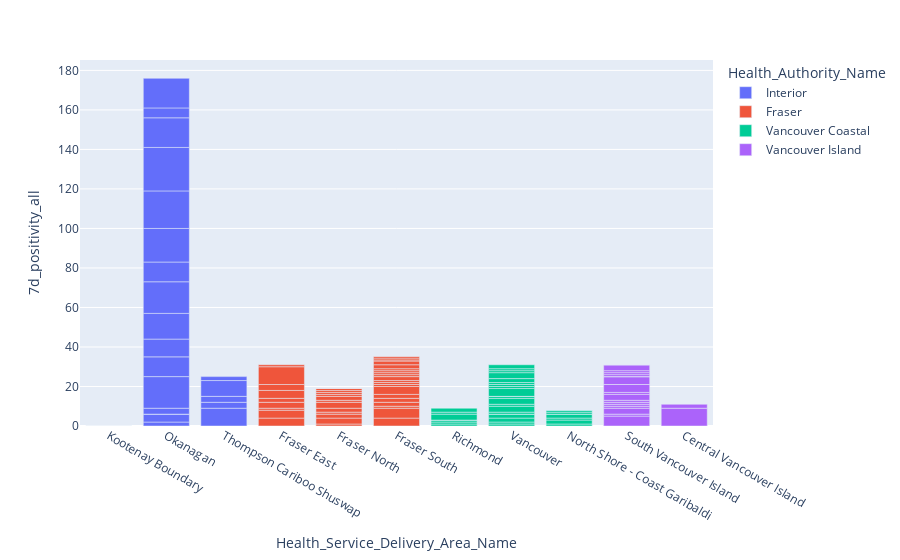

Source (notebook cell):
### Code cell
px.bar(CHSA_1,
       x= 'Health_Service_Delivery_Area_Name',
       y= '7d_positivity_all',
        color = 'Health_Authority_Name')

### Figure 1 — Plotly figure (JSON) as saved in the notebook; plotly's stock layout.template omitted (floating-point values rounded to 4 significant figures)
{"data": [{"alignmentgroup": "True", "hovertemplate": "Health_Authority_Name=Interior<br>Health_Service_Delivery_Area_Name=%{x}<br>7d_positivity_all=%{y}<extra></extra>", "legendgroup": "Interior", "marker": {"color": "#636efa", "pattern": {"shape": ""}}, "name": "Interior", "offsetgroup": "Interior", "orientation": "v", "showlegend": true, "textposition": "auto", "type": "bar", "x": ["Kootenay Boundary", "Kootenay Boundary", "Okanagan", "Okanagan", "Okanagan", "Okanagan", "Okanagan", "Okanagan", "Okanagan", "Okanagan", "Okanagan", "Okanagan", "Okanagan", "Okanagan", "Okanagan", "Okanagan", "Okanagan", "Okanagan", "Thompson Cariboo Shuswap", "Thompson Cariboo Shuswap", "Thompson Cariboo Shuswap", "Thompson Cariboo Shuswap", "Thompson Cariboo Shuswap"], "xaxis": "x", "y": [0, 0, 2, 4, 0, 3, 16, 10, 9, 13, 16, 10, 17, 19, 22, 15, 5, 15, 9, 3, 3, 8, 2], "yaxis": "y"}, {"alignmentgroup": "True", "hovertemplate": "Health_Authority_Name=Fraser<br>Health_Service_Delivery_Area_Name=%{x}<br>7d_positivity_all=%{y}<extra></extra>", "legendgroup": "Fraser", "marker": {"color": "#EF553B", "pattern": {"shape": ""}}, "name": "Fraser", "offsetgroup": "Fraser", "orientation": "v", "showlegend": true, "textposition": "auto", "type": "bar", "x": ["Fraser East", "Fraser East", "Fraser East", "Fraser East", "Fraser East", "Fraser East", "Fraser East", "Fraser East", "Fraser East", "Fraser North", "Fraser North", "Fraser North", "Fraser North", "Fraser North", "Fraser North", "Fraser North", "Fraser North", "Fraser North", "Fraser North", "Fraser North", "Fraser North", "Fraser North", "Fraser South", "Fraser South", "Fraser South", "Fraser South", "Fraser South", "Fraser South", "Fraser South", "Fraser South", "Fraser South", "Fraser South", "Fraser South", "Fraser South", "Fraser South", "Fraser South", "Fraser South", "Fraser South", "Fraser South", "Fraser South", "Fraser South", "Fraser South"], "xaxis": "x", "y": [4, 4, 1, 3, 2, 4, 3, 9, 1, 1, 3, 2, 1, 2, 3, 1, 2, 1, 1, 1, 1, 0, 4, 5, 1, 2, 2, 2, 4, 1, 1, 1, 2, 1, 1, 1, 1, 2, 2, 0, 1, 1], "yaxis": "y"}, {"alignmentgroup": "True", "hovertemplate": "Health_Authority_Name=Vancouver Coastal<br>Health_Service_Delivery_Area_Name=%{x}<br>7d_positivity_all=%{y}<extra></extra>", "legendgroup": "Vancouver Coastal", "marker": {"color": "#00cc96", "pattern": {"shape": ""}}, "name": "Vancouver Coastal", "offsetgroup": "Vancouver Coastal", "orientation": "v", "showlegend": true, "textposition": "auto", "type": "bar", "x": ["Richmond", "Richmond", "Richmond", "Richmond", "Richmond", "Richmond", "Richmond", "Vancouver", "Vancouver", "Vancouver", "Vancouver", "Vancouver", "Vancouver", "Vancouver", "Vancouver", "Vancouver", "Vancouver", "Vancouver", "Vancouver", "Vancouver", "Vancouver", "Vancouver", "Vancouver", "Vancouver", "Vancouver", "Vancouver", "Vancouver", "North Shore - Coast Garibaldi", "North Shore - Coast Garibaldi", "North Shore - Coast Garibaldi", "North Shore - Coast Garibaldi", "North Shore - Coast Garibaldi", "North Shore - Coast Garibaldi", "North Shore - Coast Garibaldi", "North Shore - Coast Garibaldi"], "xaxis": "x", "y": [1, 1, 1, 0, 3, 1, 2, 1, 1, 2, 2, 0, 1, 3, 1, 3, 1, 0, 4, 1, 1, 1, 2, 3, 1, 1, 2, 1, 2, 1, 2, 0, 1, 1, 0], "yaxis": "y"}, {"alignmentgroup": "True", "hovertemplate": "Health_Authority_Name=Vancouver Island<br>Health_Service_Delivery_Area_Name=%{x}<br>7d_positivity_all=%{y}<extra></extra>", "legendgroup": "Vancouver Island", "marker": {"color": "#ab63fa", "pattern": {"shape": ""}}, "name": "Vancouver Island", "offsetgroup": "Vancouver Island", "orientation": "v", "showlegend": true, "textposition": "auto", "type": "bar", "x": ["South Vancouver Island", "South Vancouver Island", "South Vancouver Island", "South Vancouver Island", "South Vancouver Island", "South Vancouver Island", "South Vancouver Island", "South Vancouver Island", "South Vancouver Island", "South Vancouver Island", "South Vancouver Island", "South Vancouver Island", "South Vancouver Island", "South Vancouver Island", "South Vancouver Island", "South Vancouver Island", "South Vancouver Island", "South Vancouver Island", "South Vancouver Island", "South Vancouver Island", "Central Vancouver Island", "Central Vancouver Island"], "xaxis": "x", "y": [5, 1, 3, 1, 1, 1, 1, 3, 1, 4, 0, 4, 0, 0, 1, 1, 1, 3, 0, 0, 9, 2], "yaxis": "y"}], "layout": {"autosize": true, "barmode": "relative", "legend": {"title": {"text": "Health_Authority_Name"}, "tracegroupgap": 0}, "margin": {"t": 60}, "xaxis": {"anchor": "y", "autorange": true, "domain": [0, 1], "range": [-0.5, 10.5], "title": {"text": "Health_Service_Delivery_Area_Name"}, "type": "category"}, "yaxis": {"anchor": "x", "autorange": true, "domain": [0, 1], "range": [0, 185.3], "title": {"text": "7d_positivity_all"}, "type": "linear"}}}
